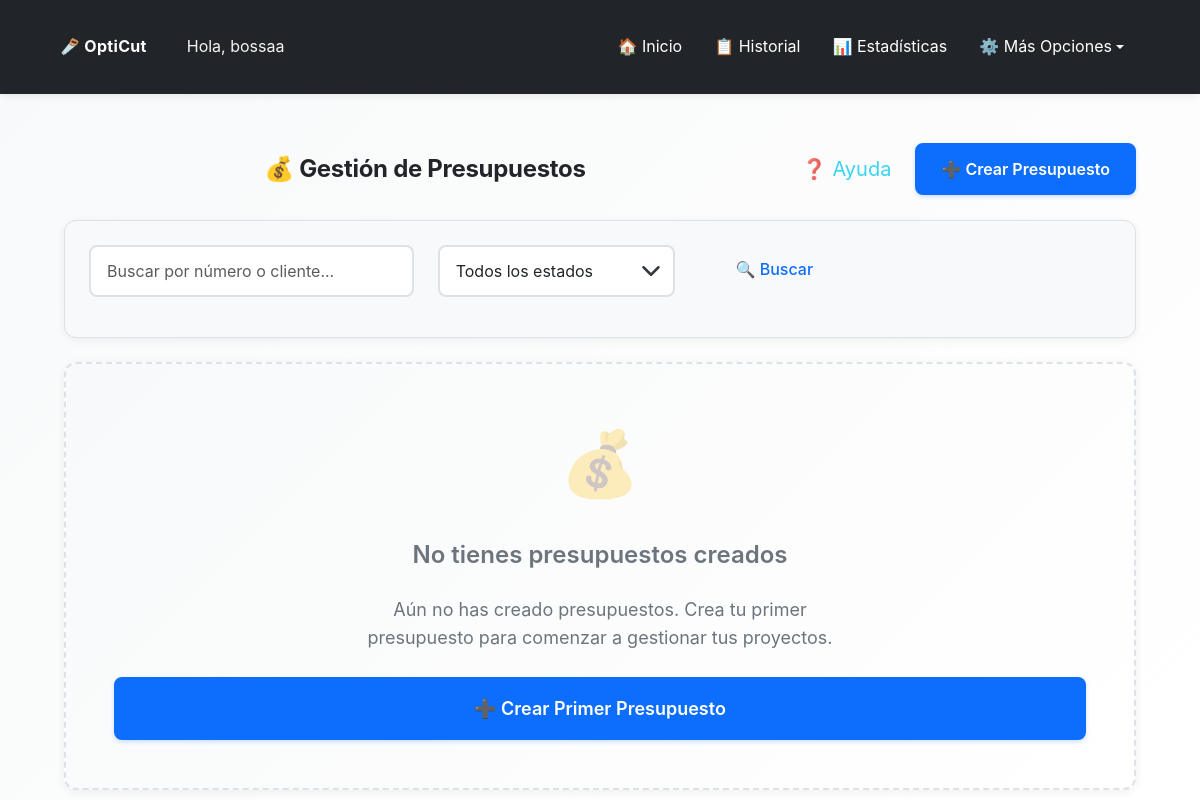
The app's page /opticut/presupuestos/ (signed in), older data.
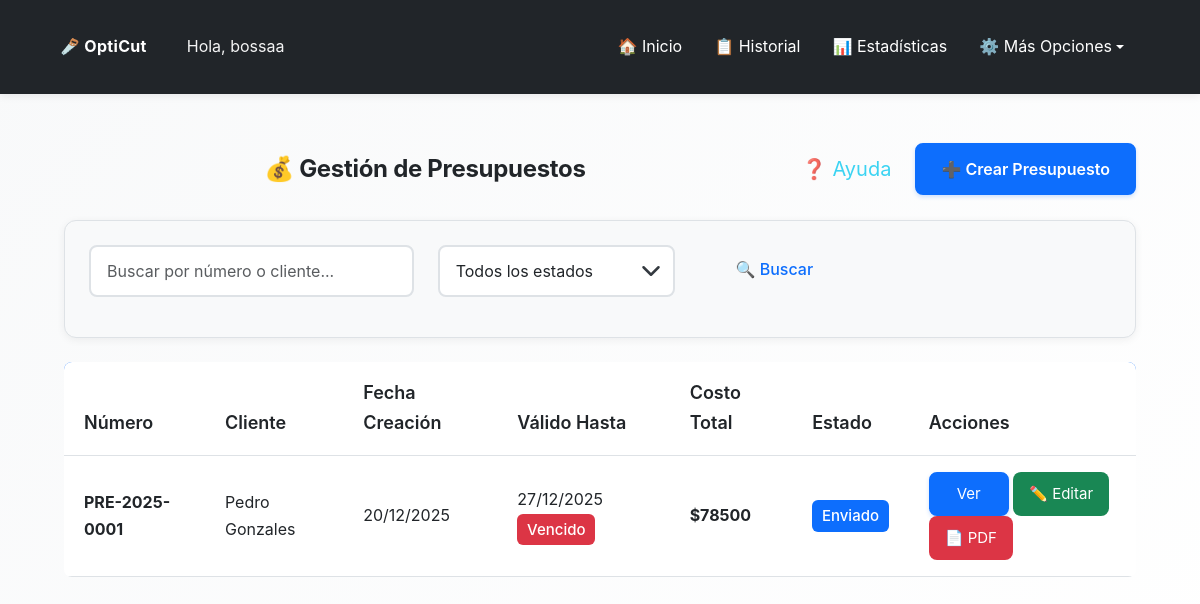
The same page, newer data.
### opticut/models.py (models this page shows, shortened)
class Presupuesto(models.Model):
    ESTADOS_CHOICES = [
        ('borrador', 'Borrador'),
        ('enviado', 'Enviado'),
        ('aceptado', 'Aceptado'),
        ('rechazado', 'Rechazado'),
        ('vencido', 'Vencido'),
    ]
    usuario = models.ForeignKey(
        User,
        on_delete=models.CASCADE,
        help_text="Usuario propietario del presupuesto"
    )
    proyecto = models.ForeignKey(
        Proyecto,
        on_delete=models.SET_NULL,
        null=True,
        blank=True,
        help_text="Proyecto asociado (opcional)"
    )
    optimizaciones = models.ManyToManyField(
        Optimizacion,
        related_name='presupuestos',
        help_text="Optimizaciones asociadas al presupuesto"
    )
    cliente = models.ForeignKey(
        Cliente,
        on_delete=models.SET_NULL,
        null=True,
        blank=True,
        help_text="Cliente al que se envía el presupuesto"
    )
    numero = models.CharField(
        max_length=50,
        unique=True,
        help_text="Número único del presupuesto (ej: PRE-2025-001)"
    )
    precio_tablero = models.DecimalField(
        max_digits=10,
        decimal_places=2,
        help_text="Precio por tablero usado en el presupuesto"
    )
    mano_obra = models.DecimalField(
        max_digits=10,
        decimal_places=2,
        default=Decimal('0.00'),
        help_text="Costo de mano de obra"
    )
    costo_total = models.DecimalField(
        max_digits=10,
        decimal_places=2,
        help_text="Costo total del presupuesto"
    )
    fecha_validez = models.DateField(help_text="Fecha hasta la cual el presupuesto es válido")
    estado = models.CharField(
        max_length=20,
        choices=ESTADOS_CHOICES,
        default='borrador',
        help_text="Estado del presupuesto"
    )
    notas = models.TextField(blank=True, help_text="Notas adicionales para el cliente")
    pdf = models.FileField(upload_to='presupuestos/', null=True, blank=True, help_text="PDF generado del presupuesto")
    fecha_creacion = models.DateTimeField(auto_now_add=True)
    fecha_actualizacion = models.DateTimeField(auto_now=True)
    class Meta:
        verbose_name = "Presupuesto"
        verbose_name_plural = "Presupuestos"
        ordering = ['-fecha_creacion']
    def esta_vencido(self):
        from django.utils import timezone
        return timezone.now().date() > self.fecha_validez

class Cliente(models.Model):
    usuario = models.ForeignKey(User, on_delete=models.CASCADE, help_text="Usuario propietario del cliente")
    nombre = models.CharField(max_length=200, help_text="Nombre completo o razón social")
    rut = models.CharField(max_length=20, blank=True, help_text="RUT o identificación fiscal")
    email = models.EmailField(blank=True, help_text="Correo electrónico")
    telefono = models.CharField(max_length=20, blank=True, help_text="Teléfono de contacto")
    direccion = models.TextField(blank=True, help_text="Dirección completa")
    notas = models.TextField(blank=True, help_text="Notas adicionales sobre el cliente")
    fecha_creacion = models.DateTimeField(auto_now_add=True)
    fecha_actualizacion = models.DateTimeField(auto_now=True)
    class Meta:
        verbose_name = "Cliente"
        verbose_name_plural = "Clientes"
        ordering = ['nombre']
        unique_together = [['usuario', 'nombre']]  # Un usuario no puede tener dos clientes con el mismo nombre

### opticut/views.py (the view)
# urls.py: path('presupuestos/', views.lista_presupuestos, name='lista_presupuestos'),
@login_required
def lista_presupuestos(request):
    presupuestos = Presupuesto.objects.filter(
        usuario=request.user
    ).prefetch_related('optimizaciones').select_related('cliente', 'proyecto').order_by('-fecha_creacion')
    estado_filtro = request.GET.get('estado', '')
    if estado_filtro:
        presupuestos = presupuestos.filter(estado=estado_filtro)
    busqueda = request.GET.get('busqueda', '').strip()
    if busqueda:
        presupuestos = presupuestos.filter(
            Q(numero__icontains=busqueda) |
            Q(cliente__nombre__icontains=busqueda)
        )
    return render(request, 'opticut/lista_presupuestos.html', {
        'presupuestos': presupuestos,
        'estado_filtro': estado_filtro,
        'busqueda': busqueda,
    })

### opticut/context_processors.py (called while the page is built)
def tutorial_context(request):
    if request.user.is_authenticated:
        tiene_optimizaciones = Optimizacion.objects.filter(usuario=request.user).exists()
        return {
            'tiene_optimizaciones': tiene_optimizaciones
        }
    return {
        'tiene_optimizaciones': False
    }

### usuarios/models.py (called while the page is built)
    def get_timeout_segundos_str(self):
        if self.timeout_sesion is None:
            return '1800'  # 30 minutos por defecto
        if self.timeout_sesion == 0:
            return '0'  # Desactivado
        return str(self.timeout_sesion * 60)

### opticut/templates/opticut/lista_presupuestos.html (shortened to what the changed rows need)
{% extends 'opticut/base.html' %}
{% load static %}
{% block extra_css %}
<link rel="stylesheet" href="{% static 'opticut/css/historial.css' %}">
{% endblock %}
{% block content %}
<div class="container mt-4">
  <div class="d-flex justify-content-between align-items-center mb-4 fade-in">
    <h2 class="text-center mb-0 flex-grow-1">💰 Gestión de Presupuestos</h2>
  </div>
  {% if presupuestos %}
  <div class="table-responsive fade-in">
    <table class="table table-hover">
      <thead>
        <tr>
          <th>Número</th>
          <th>Cliente</th>
          <th>Fecha Creación</th>
          <th>Válido Hasta</th>
          <th>Costo Total</th>
          <th>Estado</th>
          <th>Acciones</th>
        </tr>
      </thead>
      <tbody>
        {% for presupuesto in presupuestos %}
        <tr>
          <td><strong>{{ presupuesto.numero }}</strong></td>
          <td>{{ presupuesto.cliente.nombre|default:"Sin cliente" }}</td>
          <td>{{ presupuesto.fecha_creacion|date:"d/m/Y" }}</td>
          <td>
            {{ presupuesto.fecha_validez|date:"d/m/Y" }}
            {% if presupuesto.esta_vencido %}
              <span class="badge bg-danger">Vencido</span>
            {% endif %}
          </td>
          <td><strong>${{ presupuesto.costo_total|floatformat:0 }}</strong></td>
          <td>
            <span class="badge bg-{% if presupuesto.estado == 'aceptado' %}success{% elif presupuesto.estado == 'enviado' %}primary{% elif presupuesto.estado == 'rechazado' or presupuesto.estado == 'vencido' %}danger{% else %}secondary{% endif %}">
              {{ presupuesto.get_estado_display }}
            </span>
          </td>
          <td>
            <a href="{% url 'opticut:detalle_presupuesto' presupuesto.pk %}" class="btn btn-sm btn-primary"> Ver</a>
            <a href="{% url 'opticut:editar_presupuesto' presupuesto.pk %}" class="btn btn-sm btn-success">✏️ Editar</a>
            <a href="{% url 'opticut:generar_pdf_presupuesto' presupuesto.pk %}" class="btn btn-sm btn-danger" target="_blank">📄 PDF</a>
          </td>
        </tr>
        {% endfor %}
      </tbody>
    </table>
  </div>
  {% else %}
  <div class="card fade-in text-center card-empty-state">
    <div class="mb-4" style="font-size: 4rem; opacity: 0.3;">💰</div>
    <h4 class="mb-3">
      {% if busqueda or estado_filtro %}
        No se encontraron presupuestos
      {% else %}
        No tienes presupuestos creados
      {% endif %}
    </h4>
    <p class="mb-4" style="max-width: 500px; margin: 0 auto;">
      {% if busqueda or estado_filtro %}
        No se encontraron presupuestos que coincidan con los filtros aplicados.
        <br>
        <a href="{% url 'opticut:lista_presupuestos' %}" class="mt-2 d-inline-block">Ver todos los presupuestos</a>
      {% else %}
        Aún no has creado presupuestos. Crea tu primer presupuesto para comenzar a gestionar tus proyectos.
      {% endif %}
    </p>
    {% if not busqueda and not estado_filtro %}
    <a href="{% url 'opticut:crear_presupuesto' %}" class="btn btn-primary btn-lg">
      ➕ Crear Primer Presupuesto
    </a>
    {% endif %}
  </div>
  {% endif %}
</div>
{% endblock %}

Row changes from the older to the newer data that the page shows:
added Presupuesto: numero "PRE-2025-0001", cliente.nombre "Pedro Gonzales", fecha_creacion "20/12/2025", fecha_validez "27/12/2025", shows "Vencido", costo_total "78500", estado "Enviado"
Text that changed along with them:
text no longer shown: "💰 No tienes presupuestos creados Aún no has creado presupuestos. Crea tu primer presupuesto para comenzar a gestionar tus proyectos. ➕ Crear Primer Presupuesto"
text now shown: "Número Cliente Fecha Creación Válido Hasta Costo Total Estado Acciones"
